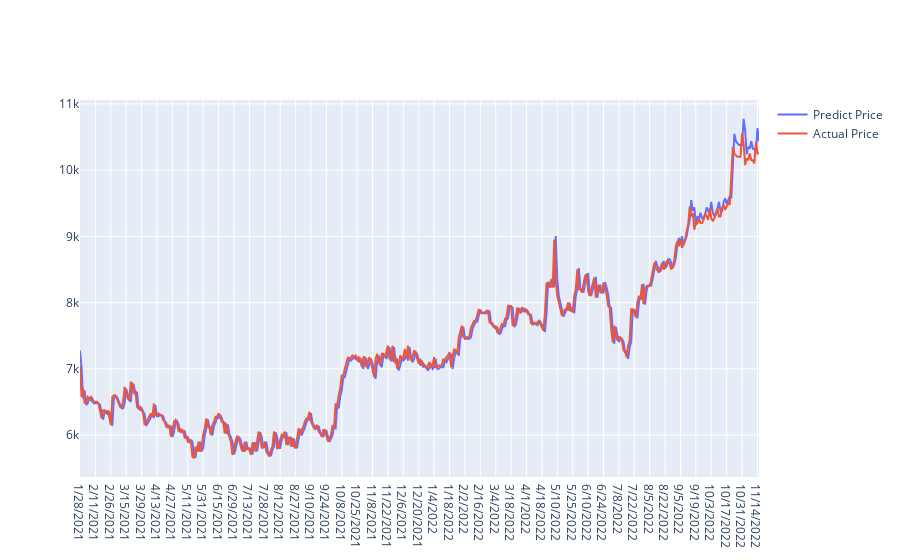

Notebook code for this chart:
### Markdown cell above
Plot predicted and actual line graph with X=dates, Y=Close Price

### Code cell
actual_chart = go.Scatter(x=predictDates, y=testY_reshape, name= 'Actual Price')
predict_chart = go.Scatter(x=predictDates, y=yhat_reshape, name= 'Predict Price')
py.iplot([predict_chart, actual_chart])

### Figure 1 — Plotly figure (JSON) as saved in the notebook; plotly's stock layout.template omitted (floating-point values rounded to 4 significant figures; data arrays with more than 128 entries replaced by an {"elided": "..."} marker saying what was removed)
{"data": [{"name": "Predict Price", "type": "scatter", "x": {"elided": "442 str values"}, "y": {"elided": "442 float values"}}, {"name": "Actual Price", "type": "scatter", "x": {"elided": "442 str values"}, "y": {"elided": "442 float values"}}], "layout": {}}
